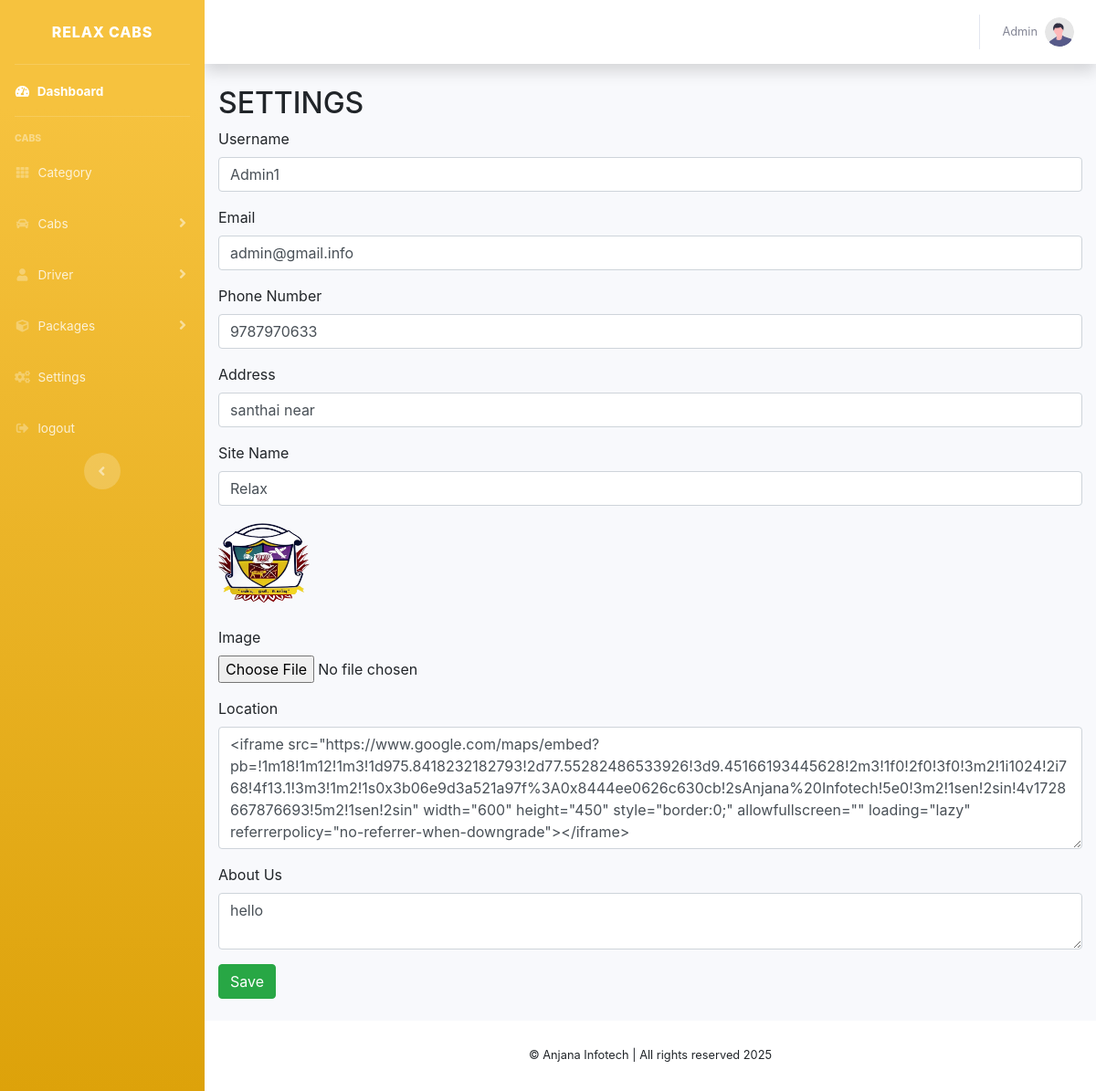
/admin/pages/settings.php (signed in), run on the app's committed database.
### tables this page shows
CREATE TABLE `settings` (
  `id` int(11) NOT NULL,
  `username` varchar(255) NOT NULL,
  `email` varchar(255) NOT NULL,
  `phone` varchar(255) NOT NULL,
  `address` text NOT NULL,
  `site_name` varchar(255) NOT NULL,
  `logo` text NOT NULL,
  `location` text NOT NULL,
  `aboutus` text NOT NULL
);

### admin/pages/settings.php (the view, shortened to what this page needs)
<?php
include('./includes/topbar.php');
$result = mysqli_query($connect, "SELECT * FROM settings WHERE id=1 LIMIT 1");
$data = mysqli_fetch_assoc($result);
?>
<div class="container">
    <h2>SETTINGS</h2>
    <div>
        <form id="settings-form">
            <div class="form-group">
                <label for="username" class="font-style-bold">Username</label>
                <input type="text" name="username" id="username" class="form-control" placeholder="Username" value="<?php echo isset($data['username']) ? $data['username'] : ''; ?>">
            </div>
            <div class="form-group">
                <label for="email">Email</label>
                <input type="email" name="email" id="email" class="form-control" placeholder="Email" value="<?php echo isset($data['email']) ? $data['email'] : ''; ?>">
            </div>
            <div class="form-group">
                <label for="phone_number" class="font-style-bold">Phone Number</label>
                <input type="text" name="phone_number" id="phone_number" class="form-control" placeholder="Phone Number" value="<?php echo isset($data['phone']) ? $data['phone'] : ''; ?>">
            </div>
            <div class="form-group">
                <label for="address" class="font-style-bold">Address</label>
                <input type="text" name="address" id="address" class="form-control" placeholder="Address" value="<?php echo isset($data['address']) ? $data['address'] : ''; ?>">
            </div>
            <div class="form-group">
                <label for="site_name" class="font-style-bold">Site Name</label>
                <input type="text" name="site_name" id="site_name" class="form-control" placeholder="Site Name" value="<?php echo isset($data['site_name']) ? $data['site_name'] : ''; ?>">
            </div>
            <?php if (isset($data['logo'])) { ?>
                <img src="<?php echo $data['logo']; ?>" width="100"><br><br>
            <?php } ?>
            <div class="form-group">
                <label for="image" class="font-style-bold">Image</label><br>
                <input type="file" name="logo" id="logo">
            </div>
            <div class="form-group">
                <label for="location">Location</label>
                <textarea rows="5" name="location" id="location" class="form-control" placeholder="Location"><?php echo isset($data['location']) ? $data['location'] : ''; ?></textarea>
            </div>
            <div class="form-group">
                <label for="about_us" class="font-style-bold">About Us</label>
                <textarea class="form-control" id="summernote" name="aboutus" placeholder="About Us"><?php echo isset($data['aboutus']) ? $data['aboutus'] : ''; ?></textarea>
            </div>
            <input type="submit" value="Save" class="btn btn-success">
        </form>
    </div>
</div>
<?php
include('./includes/footer.php');
?>

### admin/pages/includes/header.php (shortened to what this page needs)
<!DOCTYPE html>
<html lang="en">
<head>
    <link href="../assets/vendor/fontawesome-free/css/all.min.css" rel="stylesheet" type="text/css">
    <link href="../css/sb-admin-2.min.css" rel="stylesheet">
</head>
<body id="page-top">
    <div id="wrapper">

### admin/pages/includes/navbar.php (shortened to what this page needs)
<ul class="navbar-nav bg-gradient-warning sidebar sidebar-dark accordion" id="accordionSidebar">
    <a class="sidebar-brand d-flex align-items-center justify-content-center" href="dashboard.php">
        <div class="sidebar-brand-text mx-3">RELAX CABS</div>
    </a>
    <hr class="sidebar-divider my-0">
    <li class="nav-item active">
        <a class="nav-link" href="dashboard.php">
            <i class="fas fa-fw fa-tachometer-alt"></i>
            <span>Dashboard</span></a>
    </li>
    <hr class="sidebar-divider">
    <div class="sidebar-heading">
        CABS
    </div>
    <li class="nav-item">
        <a class="nav-link" href="./add_category.php">
            <i class="fas fa-fw fa-th"></i>
            <span>Category</span></a>
    </li>
    <li class="nav-item">
        <a class="nav-link collapsed" href="#" data-toggle="collapse" data-target="#manage-cab"
            aria-expanded="true" aria-controls="manage-cab">
            <i class="fas fa-fw fa-car"></i>
            <span>Cabs</span>
        </a>
    </li>
    <li class="nav-item">
        <a class="nav-link collapsed" href="#" data-toggle="collapse" data-target="#manage-driver"
            aria-expanded="true" aria-controls="manage-driver">
            <i class="fas fa-fw fa-user"></i>
            <span>Driver</span>
        </a>
    </li>
    <li class="nav-item">
        <a class="nav-link collapsed" href="#" data-toggle="collapse" data-target="#manage-packages"
            aria-expanded="true" aria-controls="manage-packages">
            <i class="fas fa-fw fa-cube"></i>
            <span>Packages</span>
        </a>
    </li>
    <li class="nav-item">
        <a class="nav-link" href="./settings.php">
            <i class="fas fa-fw fa-cogs"></i>
            <span>Settings</span></a>
    </li>
    <li class="nav-item">
        <a class="nav-link" href="./logout.php">
            <i class="fas fa-fw fa-sign-out-alt"></i>
            <span>logout</span></a>
    </li>
    <div class="text-center d-none d-md-inline">
        <button class="rounded-circle border-0" id="sidebarToggle"></button>
    </div>
</ul>

### admin/pages/includes/topbar.php (shortened to what this page needs)
<?php
include('header.php');
include('navbar.php');
?>
<div id="content-wrapper" class="d-flex flex-column">
    <div id="content">
        <nav class="navbar navbar-expand navbar-light bg-white topbar mb-4 static-top shadow">
            <ul class="navbar-nav ml-auto">
                <li class="nav-item dropdown no-arrow">
                    <a class="nav-link dropdown-toggle" href="#" id="userDropdown" role="button" data-toggle="dropdown"
                        aria-haspopup="true" aria-expanded="false">
                        <span class="mr-2 d-none d-lg-inline text-gray-600 small">Admin</span>
                        <img class="img-profile rounded-circle" src="./img/undraw_profile.svg">
                    </a>
                </li>
            </ul>
        </nav>
    </div>
    <?php
    include('scripts.php');
    ?>

### admin/pages/includes/scripts.php (shortened to what this page needs)
<link href="https://stackpath.bootstrapcdn.com/bootstrap/4.5.2/css/bootstrap.min.css" rel="stylesheet">
<link href="https://cdnjs.cloudflare.com/ajax/libs/summernote/0.8.18/summernote-bs4.min.css" rel="stylesheet">
<link href="https://cdnjs.cloudflare.com/ajax/libs/font-awesome/5.15.3/css/all.min.css" rel="stylesheet">

### admin/pages/includes/footer.php
<br>
<footer class="sticky-footer bg-white">
    <div class="container my-auto">
        <div class="copyright text-center my-auto">
            <span>&copy; Anjana Infotech | All rights reserved <?php echo date('Y'); ?></span>
        </div>
    </div>
</footer>

### data on the page
settings: username "Admin1", email "admin@gmail.info", phone_number "9787970633", address "santhai near", site_name "Relax", logo (picture), location "<iframe src=\"https://www.google.com/maps/embed?pb=!1m18!1m12!1m3!1d975.8418232182793!2d77.55282486533926!3d9.45166193445628!2m3!1f0!2f0!3f0!3m2!1i1024!2i768!4f13.1!3m3!1m2!1s0x3b06e9d3a521a97f%3A0x8444ee0626c630cb!2sAnjana%20Infotech!5e0!3m2!1sen!2sin!4v1728667876693!5m2!1sen!2sin\" width=\"600\" height=\"450\" style=\"border:0;\" allowfullscreen=\"\" loading=\"lazy\" referrerpolicy=\"no-referrer-when-downgrade\"></iframe>", aboutus "hello"
